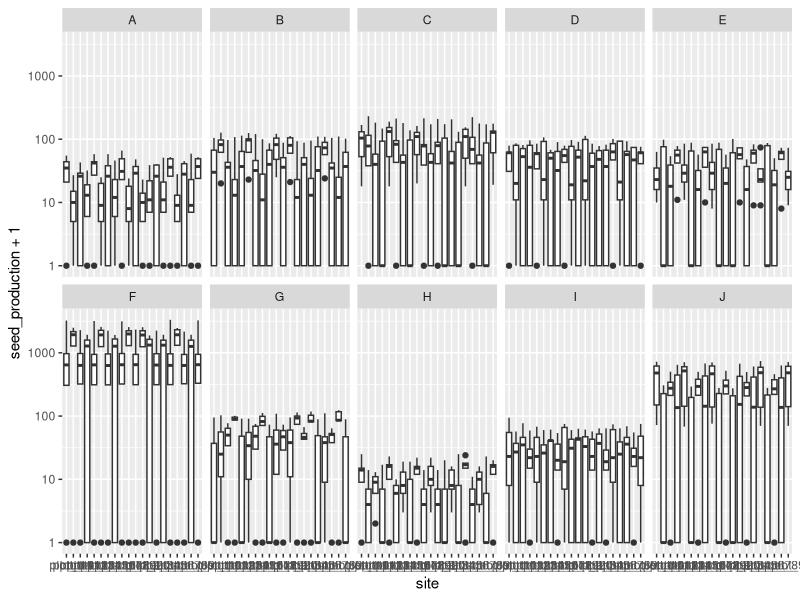
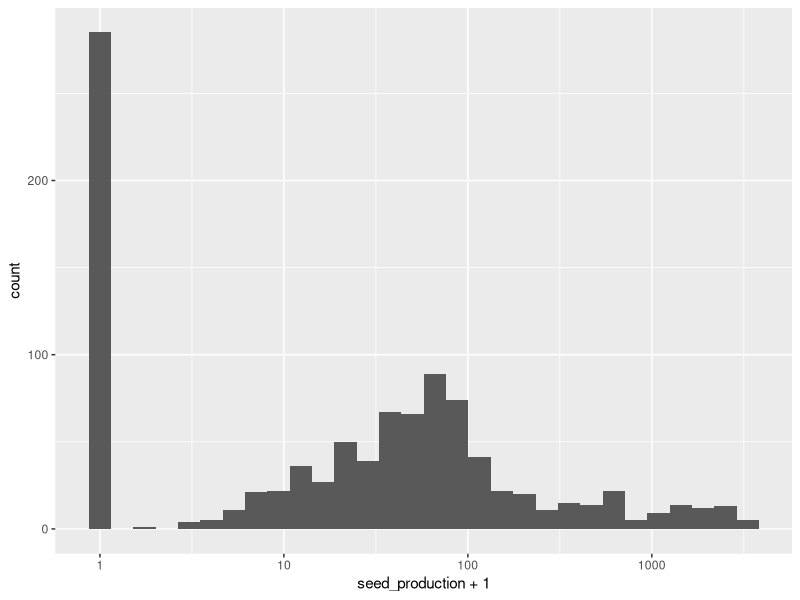
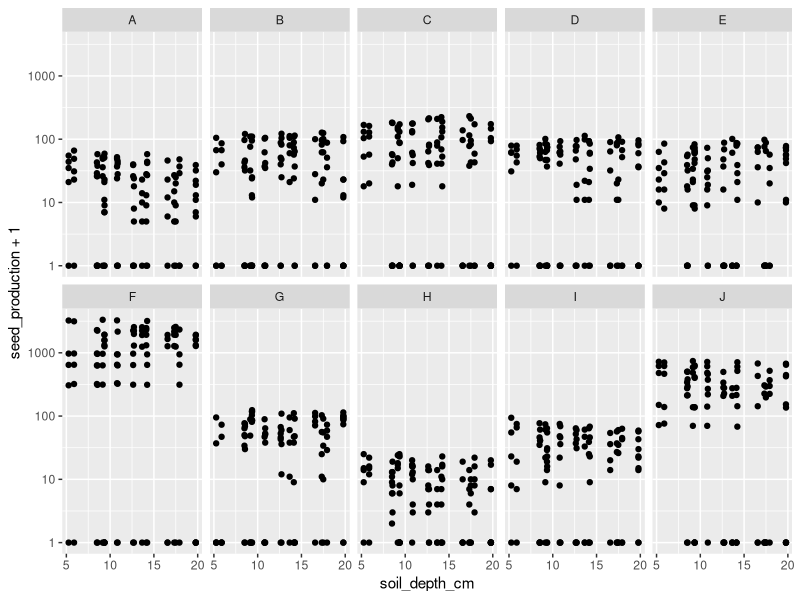

Write R code to recreate these figures, in order.
## ---- chunk 1
library(tidyverse)
library(lme4)
## ---- chunk 2
set.seed(1)
n_species <- 10
n_reps <- 5
n_sites <- 20
sp_codes <- LETTERS[1:n_species]
# Seed viabiliities drawn from a uniform distribution
seed_viabilities <- runif(min = 0.2, max = 0.95, n_species)
# Mean seed production of species drawn from a lognormal, plus uniform noise
mean_seedprod <- floor(rlnorm(10, 2, 4)+runif(min = 10, max = 100, 10))

site_preference <- matrix(NA, nrow = n_sites, ncol = n_species)
for(current_species in 1:ncol(site_preference)) {
  preference_vector <- c(sample(seq(from = 0.1, to = 1, by = 0.1)),
                         sample(seq(from = 0, to = 0.9, by = 0.1)))
  preference_vector[sample(1:n_sites, size = 5)] = 0
  if(max(preference_vector) != 1) {preference_vector[sample(1:20, size = 1)] = 1}
  site_preference[,current_species] <- preference_vector
}

seed_prod <- data.frame(site = paste0("plot_",(rep(1:n_sites, each = n_reps))),
                        replicate = rep(1:n_reps, n_sites))

for(ii in 1:n_species){
  nsp <-rpois(n = n_reps*n_sites, lambda = mean_seedprod[ii])
  nsp <- as.numeric(floor(nsp*site_preference[,ii]))
  seed_prod <- cbind(seed_prod, nsp)
  colnames(seed_prod)[ii+2] <- LETTERS[ii]
}

seed_prod_long <- tidyr::gather(seed_prod, species, seed_production, A:J) %>% tbl_df %>% 
  mutate(site = as.factor(site), replicate = as.factor(replicate))

## ---- chunk 3
gg_raw_seed <- ggplot(seed_prod_long) + geom_boxplot(aes(site,seed_production+1)) + 
  facet_wrap(~species, ncol = 5) + scale_y_log10()
gg_raw_seed + theme_gray()

gg_rawseed_hist <- ggplot(seed_prod_long) + geom_histogram(aes(seed_production+1))
gg_rawseed_hist + scale_x_log10() # Note logged X-axis
## ---- chunk 4
site_data <- data.frame(site = paste0("plot_",(1:n_sites)),
                        soil_depth_cm = round(runif(min = 5, max = 20, n = n_sites),digits = 2),
                        mg_ppm = abs(rnorm(n = n_sites, mean = 10, sd = 2)))
## ---- chunk 5
# Merge the data frame so that the environmental variables are added on.
merged_df <- left_join(seed_prod_long, site_data)
gg_seed_v_sdep <- ggplot(merged_df) + geom_point(aes(x = soil_depth_cm, y = seed_production+1)) + 
  facet_wrap(~ species, ncol = 5) + scale_y_log10()
gg_seed_v_sdep

# Model seed production with species as the random effect
lmer(data = merged_df, formula = seed_production~1|species)

# Model seed production as a function of soil depth, with species as the random effect
lmer(data = merged_df, formula = seed_production~soil_depth_cm + (soil_depth_cm|species))
## ---- chunk 6
glmer(data = merged_df, formula = seed_production~1|species, family = poisson(link = log), control=glmerControl(optimizer="bobyqa"))

# glmer(data = merged_df, formula = seed_production~soil_depth_cm + (soil_depth_cm|species), family = poisson(link = log), control=glmerControl(optimizer="bobyqa"))
